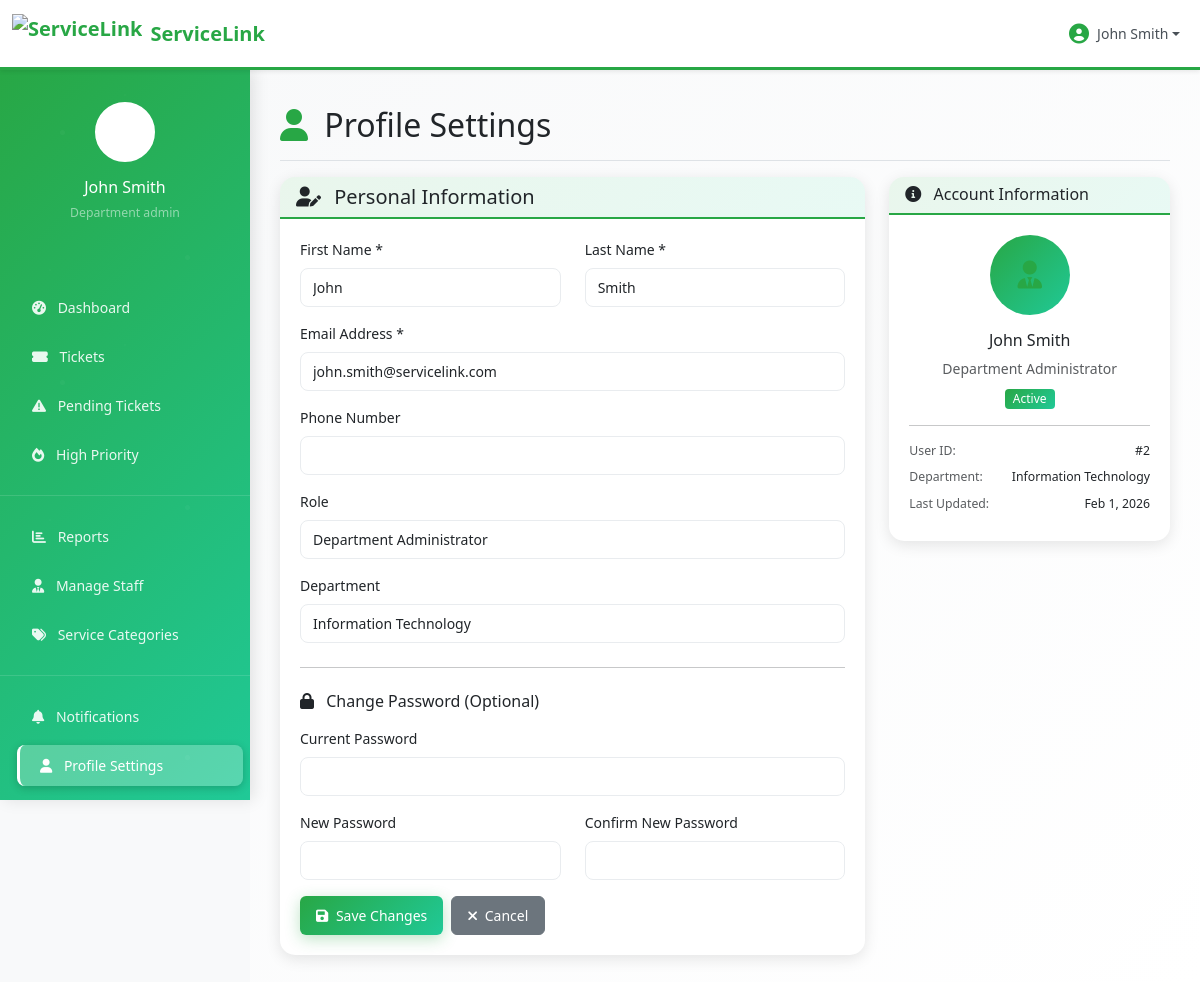
/department/profile.php (signed in), run on the app's committed database.
### tables this page shows
CREATE TABLE users (
    id INT PRIMARY KEY AUTO_INCREMENT,
    user_number VARCHAR(20) UNIQUE,
    first_name VARCHAR(100) NOT NULL,
    last_name VARCHAR(100) NOT NULL,
    email VARCHAR(255) UNIQUE NOT NULL,
    phone_number VARCHAR(20),
    password_hash VARCHAR(255),
    google_id VARCHAR(255) UNIQUE,
    role ENUM('admin', 'department_admin', 'staff', 'user') DEFAULT 'user',
    department_id INT,
    campus_id INT,
    year_level ENUM('1st Year', '2nd Year', '3rd Year', '4th Year', '5th Year', 'Graduate', 'Faculty', 'Staff') DEFAULT '1st Year',
    profile_picture VARCHAR(255),
    is_active BOOLEAN DEFAULT TRUE,
    email_verified BOOLEAN DEFAULT FALSE,
    created_at TIMESTAMP DEFAULT CURRENT_TIMESTAMP,
    updated_at TIMESTAMP DEFAULT CURRENT_TIMESTAMP ON UPDATE CURRENT_TIMESTAMP,
    INDEX idx_email (email),
    INDEX idx_user_number (user_number),
    INDEX idx_role (role),
    INDEX idx_department (department_id),
    INDEX idx_campus (campus_id)
);

CREATE TABLE departments (
    id INT PRIMARY KEY AUTO_INCREMENT,
    name VARCHAR(255) NOT NULL,
    code VARCHAR(10) UNIQUE NOT NULL,
    description TEXT,
    head_user_id INT,
    is_active BOOLEAN DEFAULT TRUE,
    created_at TIMESTAMP DEFAULT CURRENT_TIMESTAMP,
    updated_at TIMESTAMP DEFAULT CURRENT_TIMESTAMP ON UPDATE CURRENT_TIMESTAMP,
    INDEX idx_code (code),
    INDEX idx_head (head_user_id)
);

### department/profile.php (the view, shortened to what this page needs)
<?php
require_once '../config/database.php';
$user_id = $_SESSION['user_id'];
$user_data = [];
try {
    $stmt = $pdo->prepare("
        SELECT u.*, d.name as department_name
        FROM users u
        LEFT JOIN departments d ON u.department_id = d.id
        WHERE u.id = ?
    ");
    $stmt->execute([$user_id]);
    $user_data = $stmt->fetch();
} catch (PDOException $e) {
    $error = "Error loading profile data.";
}
?>
<!DOCTYPE html>
<html lang="en">
<head>
    <link href="https://cdn.jsdelivr.net/npm/bootstrap@5.3.0/dist/css/bootstrap.min.css" rel="stylesheet">
    <link href="https://cdnjs.cloudflare.com/ajax/libs/font-awesome/6.0.0/css/all.min.css" rel="stylesheet">
    <link href="../assets/css/style.css" rel="stylesheet">
</head>
<body>
    <nav class="navbar navbar-expand-lg navbar-light bg-white shadow-sm">
        <div class="container-fluid">
            <a class="navbar-brand d-flex align-items-center" href="dashboard.php">
                <img src="../assets/images/logo.png" alt="ServiceLink" height="40" class="me-2">
                <span class="fw-bold text-success">ServiceLink</span>
            </a>
            <div class="navbar-nav ms-auto d-none d-md-flex">
                <div class="nav-item dropdown">
                    <a class="nav-link dropdown-toggle d-flex align-items-center text-dark" href="#" id="userDropdown" role="button" data-bs-toggle="dropdown" aria-expanded="false">
                        <i class="fas fa-user-circle me-2 fs-5 text-success"></i>
                        <span><?php echo htmlspecialchars($_SESSION['user_name']); ?></span>
                    </a>
                </div>
            </div>
        </div>
    </nav>
    <div class="container-fluid p-0">
        <?php include '../includes/sidebar.php'; ?>
        <main class="dashboard-content">
            <div class="d-flex justify-content-between flex-wrap flex-md-nowrap align-items-center pt-3 pb-2 mb-3 border-bottom">
                <h1 class="h2">
                    <i class="fas fa-user text-success me-2"></i>
                    Profile Settings
                </h1>
            </div>
            <div class="row">
                <div class="col-md-8">
                    <div class="card">
                        <div class="card-header">
                            <h5 class="mb-0">
                                <i class="fas fa-user-edit me-2"></i>
                                Personal Information
                            </h5>
                        </div>
                        <div class="card-body">
                            <form method="POST">
                                <div class="row">
                                    <div class="col-md-6">
                                        <div class="mb-3">
                                            <label for="first_name" class="form-label">First Name *</label>
                                            <input type="text" class="form-control" id="first_name" name="first_name"
                                                   value="<?php echo htmlspecialchars($user_data['first_name'] ?? ''); ?>" required>
                                        </div>
                                    </div>
                                    <div class="col-md-6">
                                        <div class="mb-3">
                                            <label for="last_name" class="form-label">Last Name *</label>
                                            <input type="text" class="form-control" id="last_name" name="last_name"
                                                   value="<?php echo htmlspecialchars($user_data['last_name'] ?? ''); ?>" required>
                                        </div>
                                    </div>
                                </div>
                                <div class="mb-3">
                                    <label for="email" class="form-label">Email Address *</label>
                                    <input type="email" class="form-control" id="email" name="email"
                                           value="<?php echo htmlspecialchars($user_data['email'] ?? ''); ?>" required>
                                </div>
                                <div class="mb-3">
                                    <label for="phone" class="form-label">Phone Number</label>
                                    <input type="tel" class="form-control" id="phone" name="phone"
                                           value="<?php echo htmlspecialchars($user_data['phone'] ?? ''); ?>">
                                </div>
                                <div class="mb-3">
                                    <label class="form-label">Role</label>
                                    <input type="text" class="form-control" value="Department Administrator" readonly>
                                </div>
                                <div class="mb-3">
                                    <label class="form-label">Department</label>
                                    <input type="text" class="form-control"
                                           value="<?php echo htmlspecialchars($user_data['department_name'] ?? 'Not assigned'); ?>" readonly>
                                </div>
                                <hr class="my-4">
                                <h6 class="mb-3">
                                    <i class="fas fa-lock me-2"></i>
                                    Change Password (Optional)
                                </h6>
                                <div class="mb-3">
                                    <label for="current_password" class="form-label">Current Password</label>
                                    <input type="password" class="form-control" id="current_password" name="current_password">
                                </div>
                                <div class="row">
                                    <div class="col-md-6">
                                        <div class="mb-3">
                                            <label for="new_password" class="form-label">New Password</label>
                                            <input type="password" class="form-control" id="new_password" name="new_password">
                                        </div>
                                    </div>
                                    <div class="col-md-6">
                                        <div class="mb-3">
                                            <label for="confirm_password" class="form-label">Confirm New Password</label>
                                            <input type="password" class="form-control" id="confirm_password" name="confirm_password">
                                        </div>
                                    </div>
                                </div>
                                <div class="d-flex gap-2">
                                    <button type="submit" class="btn btn-success">
                                        <i class="fas fa-save me-1"></i>
                                        Save Changes
                                    </button>
                                    <a href="dashboard.php" class="btn btn-secondary">
                                        <i class="fas fa-times me-1"></i>
                                        Cancel
                                    </a>
                                </div>
                            </form>
                        </div>
                    </div>
                </div>
                <div class="col-md-4">
                    <div class="card">
                        <div class="card-header">
                            <h6 class="mb-0">
                                <i class="fas fa-info-circle me-2"></i>
                                Account Information
                            </h6>
                        </div>
                        <div class="card-body">
                            <div class="text-center mb-3">
                                <div class="bg-success bg-opacity-10 rounded-circle d-inline-flex align-items-center justify-content-center"
                                     style="width: 80px; height: 80px;">
                                    <i class="fas fa-user-tie fa-2x text-success"></i>
                                </div>
                            </div>
                            <div class="text-center">
                                <h6><?php echo htmlspecialchars($user_data['first_name'] . ' ' . $user_data['last_name']); ?></h6>
                                <p class="text-muted mb-2">Department Administrator</p>
                                <span class="badge bg-success">Active</span>
                            </div>
                            <hr>
                            <div class="small">
                                <div class="d-flex justify-content-between mb-2">
                                    <span class="text-muted">User ID:</span>
                                    <span>#<?php echo $user_data['id']; ?></span>
                                </div>
                                <div class="d-flex justify-content-between mb-2">
                                    <span class="text-muted">Department:</span>
                                    <span><?php echo htmlspecialchars($user_data['department_name'] ?? 'N/A'); ?></span>
                                </div>
                                <div class="d-flex justify-content-between mb-2">
                                    <span class="text-muted">Last Updated:</span>
                                    <span><?php echo $user_data['updated_at'] ? date('M j, Y', strtotime($user_data['updated_at'])) : 'Never'; ?></span>
                                </div>
                            </div>
                        </div>
                    </div>
                </div>
            </div>
        </main>
    </div>
</body>
</html>

### assets/css/style.css (style rules this page uses)
:root { --primary-green: #28a745; --primary-green-dark: #1e7e34; --primary-green-light: #34ce57; --secondary-green: #20c997; --light-green: #d4edda; --dark-green: #155724; --success-gradient: linear-gradient(135deg, #28a745 0%, #20c997 100%); --success-gradient-hover: linear-gradient(135deg, #1e7e34 0%, #17a2b8 100%); }
body { font-family: 'Segoe UI', Tahoma, Geneva, Verdana, sans-serif; line-height: 1.5; background-color: #f8f9fa; font-size: 14px; }
.navbar { background: white !important; box-shadow: 0 2px 4px rgba(0,0,0,0.1); border-bottom: 3px solid var(--primary-green); position: fixed !important; top: 0; left: 0; right: 0; z-index: 1050; height: 70px; }
.navbar-brand { font-weight: 700; color: var(--primary-green) !important; transition: all 0.3s ease; }
.navbar-nav .nav-link { font-weight: 500; transition: color 0.3s ease; color: #495057 !important; }
.card { transition: all 0.3s ease; border: none; box-shadow: 0 4px 15px rgba(0,0,0,0.1); border-radius: 15px; overflow: hidden; }
.card-header { background: linear-gradient(135deg, rgba(40, 167, 69, 0.1) 0%, rgba(32, 201, 151, 0.1) 100%); border-bottom: 2px solid var(--primary-green); }
.btn { border-radius: 6px; font-weight: 500; padding: 8px 16px; transition: all 0.3s ease; position: relative; overflow: hidden; font-size: 14px; }
.btn::before { content: ''; position: absolute; top: 0; left: -100%; width: 100%; height: 100%; background: linear-gradient(90deg, transparent, rgba(255,255,255,0.2), transparent); transition: left 0.5s; }
.btn-success { background: var(--success-gradient); border: none; box-shadow: 0 4px 15px rgba(40, 167, 69, 0.3); }
.form-control { border-radius: 8px; border: 1px solid #e9ecef; padding: 8px 12px; transition: all 0.3s ease; font-size: 14px; }
.dashboard-content { background: linear-gradient(135deg, #f8f9fa 0%, #ffffff 100%); min-height: 100vh; }
@media (min-width: 769px) { .navbar-nav { display: flex !important; } }
@media (min-width: 769px) { .dashboard-content { margin-left: 250px; padding-top: 90px; padding-left: 30px; padding-right: 30px; padding-bottom: 30px; } }
.card-body { padding: 1.25rem; }
.badge { padding: 4px 8px; border-radius: 4px; font-weight: 500; font-size: 12px; }
.bg-success { background: var(--success-gradient) !important; }
.text-success { color: var(--primary-green) !important; }

### includes/sidebar.php (style rules this page uses)
@media (min-width: 769px) { .dashboard-content { margin-left: 250px !important; padding-top: 90px !important; padding-left: 30px !important; padding-right: 30px !important; padding-bottom: 30px !important; } }

### data on the page
users: first_name "John", last_name "Smith", email "john.smith@servicelink.com", department.name "Information Technology", first_name+last_name "John Smith", id "2", updated_at "Feb 1, 2026"

### other printed values
$_SESSION['user_name'] "John Smith"
str_replace('_', ' ', $_SESSION['user_role']) "Department admin"
